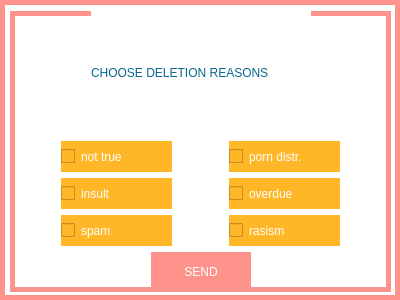
<?xml version="1.0" encoding="UTF-8"?>
<ui version="4.0">
 <class>Dialog</class>
 <widget class="QDialog" name="Dialog">
  <property name="geometry">
   <rect>
    <x>0</x>
    <y>0</y>
    <width>400</width>
    <height>300</height>
   </rect>
  </property>
  <property name="windowTitle">
   <string>Dialog</string>
  </property>
  <widget class="QGroupBox" name="groupBox">
   <property name="geometry">
    <rect>
     <x>0</x>
     <y>0</y>
     <width>400</width>
     <height>300</height>
    </rect>
   </property>
   <property name="minimumSize">
    <size>
     <width>400</width>
     <height>300</height>
    </size>
   </property>
   <property name="maximumSize">
    <size>
     <width>400</width>
     <height>300</height>
    </size>
   </property>
   <property name="styleSheet">
    <string notr="true">background-color: rgb(255, 255, 255);
border: 5px solid;
border-color: #FE938C;</string>
   </property>
   <property name="title">
    <string/>
   </property>
   <widget class="QWidget" name="">
    <property name="geometry">
     <rect>
      <x>10</x>
      <y>11</y>
      <width>381</width>
      <height>281</height>
     </rect>
    </property>
    <layout class="QVBoxLayout" name="verticalLayout">
     <item>
      <layout class="QHBoxLayout" name="horizontalLayout_2">
       <item>
        <spacer name="horizontalSpacer_3">
         <property name="orientation">
          <enum>Qt::Horizontal</enum>
         </property>
         <property name="sizeHint" stdset="0">
          <size>
           <width>40</width>
           <height>20</height>
          </size>
         </property>
        </spacer>
       </item>
       <item>
        <widget class="QLabel" name="label_13">
         <property name="minimumSize">
          <size>
           <width>220</width>
           <height>40</height>
          </size>
         </property>
         <property name="maximumSize">
          <size>
           <width>220</width>
           <height>16777215</height>
          </size>
         </property>
         <property name="styleSheet">
          <string notr="true">font: 12pt &quot;Stencil&quot;;
color:  rgb(5, 102, 141);
border: 0px;</string>
         </property>
         <property name="text">
          <string>CHOOSE DELETION REASONS</string>
         </property>
        </widget>
       </item>
       <item>
        <spacer name="horizontalSpacer_4">
         <property name="orientation">
          <enum>Qt::Horizontal</enum>
         </property>
         <property name="sizeHint" stdset="0">
          <size>
           <width>40</width>
           <height>20</height>
          </size>
         </property>
        </spacer>
       </item>
      </layout>
     </item>
     <item>
      <layout class="QHBoxLayout" name="horizontalLayout_3">
       <item>
        <widget class="QCheckBox" name="checkBox">
         <property name="minimumSize">
          <size>
           <width>111</width>
           <height>31</height>
          </size>
         </property>
         <property name="maximumSize">
          <size>
           <width>111</width>
           <height>31</height>
          </size>
         </property>
         <property name="styleSheet">
          <string notr="true">border: 0px;
background-color: #FFB627;
font: 10pt &quot;Stencil&quot;;
color:white;
</string>
         </property>
         <property name="text">
          <string>not true</string>
         </property>
        </widget>
       </item>
       <item>
        <widget class="QCheckBox" name="checkBox_4">
         <property name="minimumSize">
          <size>
           <width>111</width>
           <height>31</height>
          </size>
         </property>
         <property name="maximumSize">
          <size>
           <width>111</width>
           <height>31</height>
          </size>
         </property>
         <property name="styleSheet">
          <string notr="true">border: 0px;
background-color: #FFB627;
font: 10pt &quot;Stencil&quot;;
color:white;
</string>
         </property>
         <property name="text">
          <string>porn distr.</string>
         </property>
        </widget>
       </item>
      </layout>
     </item>
     <item>
      <layout class="QHBoxLayout" name="horizontalLayout_4">
       <item>
        <widget class="QCheckBox" name="checkBox_2">
         <property name="minimumSize">
          <size>
           <width>111</width>
           <height>31</height>
          </size>
         </property>
         <property name="maximumSize">
          <size>
           <width>111</width>
           <height>31</height>
          </size>
         </property>
         <property name="styleSheet">
          <string notr="true">border: 0px;
background-color: #FFB627;
font: 10pt &quot;Stencil&quot;;
color:white;
</string>
         </property>
         <property name="text">
          <string>insult</string>
         </property>
        </widget>
       </item>
       <item>
        <widget class="QCheckBox" name="checkBox_5">
         <property name="minimumSize">
          <size>
           <width>111</width>
           <height>31</height>
          </size>
         </property>
         <property name="maximumSize">
          <size>
           <width>111</width>
           <height>31</height>
          </size>
         </property>
         <property name="styleSheet">
          <string notr="true">border: 0px;
background-color: #FFB627;
font: 10pt &quot;Stencil&quot;;
color:white;
</string>
         </property>
         <property name="text">
          <string>overdue</string>
         </property>
        </widget>
       </item>
      </layout>
     </item>
     <item>
      <layout class="QHBoxLayout" name="horizontalLayout_5">
       <item>
        <widget class="QCheckBox" name="checkBox_3">
         <property name="minimumSize">
          <size>
           <width>111</width>
           <height>31</height>
          </size>
         </property>
         <property name="maximumSize">
          <size>
           <width>111</width>
           <height>31</height>
          </size>
         </property>
         <property name="styleSheet">
          <string notr="true">border: 0px;
background-color: #FFB627;
font: 10pt &quot;Stencil&quot;;
color:white;
</string>
         </property>
         <property name="text">
          <string>spam</string>
         </property>
        </widget>
       </item>
       <item>
        <widget class="QCheckBox" name="checkBox_6">
         <property name="minimumSize">
          <size>
           <width>111</width>
           <height>31</height>
          </size>
         </property>
         <property name="maximumSize">
          <size>
           <width>111</width>
           <height>31</height>
          </size>
         </property>
         <property name="styleSheet">
          <string notr="true">border: 0px;
background-color: #FFB627;
font: 10pt &quot;Stencil&quot;;
color:white;
</string>
         </property>
         <property name="text">
          <string>rasism</string>
         </property>
        </widget>
       </item>
      </layout>
     </item>
     <item>
      <layout class="QHBoxLayout" name="horizontalLayout">
       <item>
        <spacer name="horizontalSpacer">
         <property name="orientation">
          <enum>Qt::Horizontal</enum>
         </property>
         <property name="sizeHint" stdset="0">
          <size>
           <width>40</width>
           <height>20</height>
          </size>
         </property>
        </spacer>
       </item>
       <item>
        <widget class="QPushButton" name="sendReviewButton">
         <property name="minimumSize">
          <size>
           <width>100</width>
           <height>40</height>
          </size>
         </property>
         <property name="styleSheet">
          <string notr="true">background-color: rgb(254, 147, 140);
font: 15pt  &quot;Stencil&quot;;
color: white;</string>
         </property>
         <property name="text">
          <string>SEND</string>
         </property>
        </widget>
       </item>
       <item>
        <spacer name="horizontalSpacer_2">
         <property name="orientation">
          <enum>Qt::Horizontal</enum>
         </property>
         <property name="sizeHint" stdset="0">
          <size>
           <width>40</width>
           <height>20</height>
          </size>
         </property>
        </spacer>
       </item>
      </layout>
     </item>
    </layout>
   </widget>
  </widget>
 </widget>
 <resources/>
 <connections/>
</ui>
